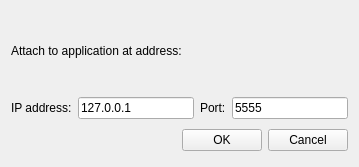
<?xml version="1.0" encoding="UTF-8"?>
<ui version="4.0">
 <class>DGLProjPropertiesTCPConnClass</class>
 <widget class="QWidget" name="DGLProjPropertiesTCPConnClass">
  <property name="windowModality">
   <enum>Qt::ApplicationModal</enum>
  </property>
  <property name="geometry">
   <rect>
    <x>0</x>
    <y>0</y>
    <width>359</width>
    <height>167</height>
   </rect>
  </property>
  <property name="windowTitle">
   <string>Attach to application</string>
  </property>
  <layout class="QVBoxLayout" name="verticalLayout_2">
   <item>
    <widget class="QLabel" name="label_3">
     <property name="text">
      <string>Attach to application at address:</string>
     </property>
    </widget>
   </item>
   <item>
    <layout class="QHBoxLayout" name="horizontalLayout">
     <item>
      <widget class="QLabel" name="label">
       <property name="text">
        <string>IP address:</string>
       </property>
      </widget>
     </item>
     <item>
      <widget class="QLineEdit" name="lineEdit_IpAddress">
       <property name="text">
        <string>127.0.0.1</string>
       </property>
      </widget>
     </item>
     <item>
      <widget class="QLabel" name="label_2">
       <property name="text">
        <string>Port:</string>
       </property>
      </widget>
     </item>
     <item>
      <widget class="QLineEdit" name="lineEdit_TcpPort">
       <property name="text">
        <string>5555</string>
       </property>
      </widget>
     </item>
    </layout>
   </item>
   <item>
    <layout class="QHBoxLayout">
     <property name="spacing">
      <number>6</number>
     </property>
     <property name="margin">
      <number>0</number>
     </property>
     <item>
      <spacer>
       <property name="orientation">
        <enum>Qt::Horizontal</enum>
       </property>
       <property name="sizeHint" stdset="0">
        <size>
         <width>131</width>
         <height>31</height>
        </size>
       </property>
      </spacer>
     </item>
     <item>
      <widget class="QPushButton" name="okButton">
       <property name="text">
        <string>OK</string>
       </property>
      </widget>
     </item>
     <item>
      <widget class="QPushButton" name="cancelButton">
       <property name="text">
        <string>Cancel</string>
       </property>
      </widget>
     </item>
    </layout>
   </item>
  </layout>
 </widget>
 <resources/>
 <connections>
  <connection>
   <sender>okButton</sender>
   <signal>clicked()</signal>
   <receiver>DGLConnectDialogClass</receiver>
   <slot>accept()</slot>
   <hints>
    <hint type="sourcelabel">
     <x>278</x>
     <y>253</y>
    </hint>
    <hint type="destinationlabel">
     <x>96</x>
     <y>254</y>
    </hint>
   </hints>
  </connection>
  <connection>
   <sender>cancelButton</sender>
   <signal>clicked()</signal>
   <receiver>DGLConnectDialogClass</receiver>
   <slot>reject()</slot>
   <hints>
    <hint type="sourcelabel">
     <x>369</x>
     <y>253</y>
    </hint>
    <hint type="destinationlabel">
     <x>179</x>
     <y>282</y>
    </hint>
   </hints>
  </connection>
 </connections>
</ui>
